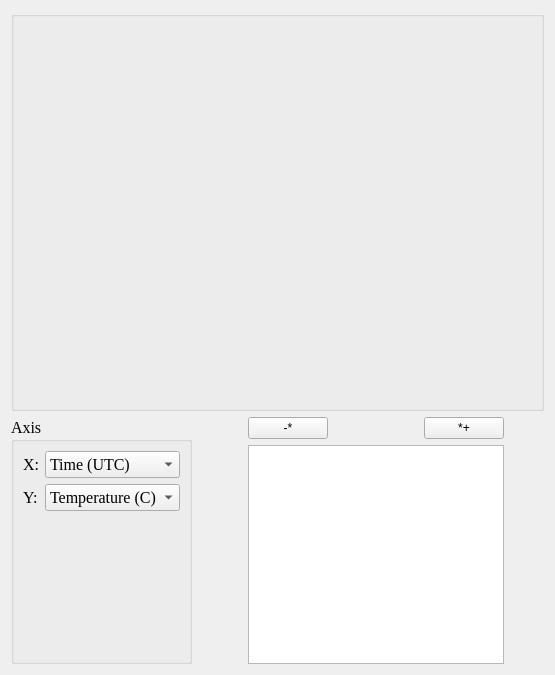
      <widget class="QWidget" name="page_plot_station">
       <layout class="QVBoxLayout" name="verticalLayout_35">
        <item>
         <widget class="QGroupBox" name="groupBox_plot_station">
          <property name="sizePolicy">
           <sizepolicy hsizetype="Preferred" vsizetype="Fixed">
            <horstretch>0</horstretch>
            <verstretch>0</verstretch>
           </sizepolicy>
          </property>
          <property name="minimumSize">
           <size>
            <width>0</width>
            <height>400</height>
           </size>
          </property>
          <property name="title">
           <string/>
          </property>
          <layout class="QVBoxLayout" name="verticalLayout_22">
           <item>
            <layout class="QVBoxLayout" name="verticalLayout_plot_sta"/>
           </item>
          </layout>
         </widget>
        </item>
        <item>
         <layout class="QHBoxLayout" name="horizontalLayout_40">
          <item>
           <widget class="QGroupBox" name="groupBox_plot_sta_axis">
            <property name="font">
             <font>
              <family>Times New Roman</family>
              <pointsize>12</pointsize>
              <weight>50</weight>
              <bold>false</bold>
             </font>
            </property>
            <property name="title">
             <string>Axis</string>
            </property>
            <layout class="QHBoxLayout" name="horizontalLayout_38">
             <property name="rightMargin">
              <number>9</number>
             </property>
             <property name="bottomMargin">
              <number>150</number>
             </property>
             <item>
              <layout class="QVBoxLayout" name="verticalLayout_32">
               <item>
                <widget class="QLabel" name="label_51">
                 <property name="font">
                  <font>
                   <family>Times New Roman</family>
                   <pointsize>12</pointsize>
                   <weight>50</weight>
                   <bold>false</bold>
                  </font>
                 </property>
                 <property name="text">
                  <string>X:</string>
                 </property>
                </widget>
               </item>
               <item>
                <widget class="QLabel" name="label_52">
                 <property name="font">
                  <font>
                   <family>Times New Roman</family>
                   <pointsize>12</pointsize>
                   <weight>50</weight>
                   <bold>false</bold>
                  </font>
                 </property>
                 <property name="text">
                  <string>Y:</string>
                 </property>
                </widget>
               </item>
              </layout>
             </item>
             <item>
              <layout class="QVBoxLayout" name="verticalLayout_33">
               <item>
                <widget class="QComboBox" name="comboBox_plot_sta_x">
                 <item>
                  <property name="text">
                   <string>Time (UTC)</string>
                  </property>
                 </item>
                </widget>
               </item>
               <item>
                <widget class="QComboBox" name="comboBox_plot_sta_y">
                 <item>
                  <property name="text">
                   <string>Temperature (C)</string>
                  </property>
                 </item>
                 <item>
                  <property name="text">
                   <string>Humidity (%)</string>
                  </property>
                 </item>
                 <item>
                  <property name="text">
                   <string>Pressure (mb)</string>
                  </property>
                 </item>
                 <item>
                  <property name="text">
                   <string>Cable Cal (ps)</string>
                  </property>
                 </item>
                 <item>
                  <property name="text">
                   <string>fmout-GPS (s)</string>
                  </property>
                 </item>
                </widget>
               </item>
              </layout>
             </item>
            </layout>
           </widget>
          </item>
          <item>
           <layout class="QVBoxLayout" name="verticalLayout_34">
            <property name="leftMargin">
             <number>50</number>
            </property>
            <item>
             <layout class="QHBoxLayout" name="horizontalLayout_39">
              <item>
               <widget class="QPushButton" name="pushButton_plot_sta_sub">
                <property name="text">
                 <string>-*</string>
                </property>
               </widget>
              </item>
              <item>
               <spacer name="horizontalSpacer_27">
                <property name="orientation">
                 <enum>Qt::Horizontal</enum>
                </property>
                <property name="sizeHint" stdset="0">
                 <size>
                  <width>40</width>
                  <height>20</height>
                 </size>
                </property>
               </spacer>
              </item>
              <item>
               <widget class="QLabel" name="label_53">
                <property name="text">
                 <string/>
                </property>
               </widget>
              </item>
              <item>
               <widget class="QPushButton" name="pushButton_plot_sta_add">
                <property name="text">
                 <string>*+</string>
                </property>
               </widget>
              </item>
             </layout>
            </item>
            <item>
             <widget class="QListWidget" name="listWidget_plot_station">
              <property name="editTriggers">
               <set>QAbstractItemView::NoEditTriggers</set>
              </property>
              <property name="selectionMode">
               <enum>QAbstractItemView::MultiSelection</enum>
              </property>
             </widget>
            </item>
           </layout>
          </item>
          <item>
           <spacer name="horizontalSpacer_11">
            <property name="orientation">
             <enum>Qt::Horizontal</enum>
            </property>
            <property name="sizeHint" stdset="0">
             <size>
              <width>40</width>
              <height>20</height>
             </size>
            </property>
           </spacer>
          </item>
         </layout>
        </item>
       </layout>
      </widget>
